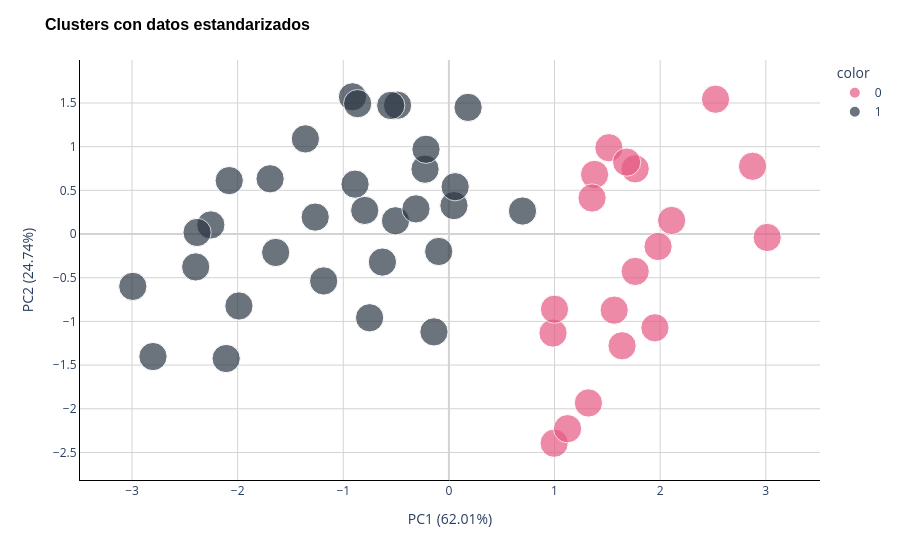

Notebook code cell kept with this figure:
### Code cell
figure = px.scatter(
    pca_scaled,
    x=pca_scaled.columns[0],
    y=pca_scaled.columns[1],
    color=y_scaled.astype(str),
    color_discrete_map={'0': '#E65983', '1': '#2D3846'},
    size=[1] * pca.shape[0],
)
figure.update_layout(
    title='Clusters con datos estandarizados',
    title_font=dict(size=16, family='Arial', color='black', weight='bold'),
    xaxis_title=pca_scaled.columns[0],
    yaxis_title=pca_scaled.columns[1],
    plot_bgcolor='white',
    yaxis=dict(showgrid=True, gridcolor='LightGray', showline=True, linecolor='Black', zeroline=True, zerolinecolor='LightGray'),
    xaxis=dict(showgrid=True, gridcolor='LightGray', showline=True, linecolor='Black', zeroline=True, zerolinecolor='LightGray'),
)
figure.show()

### Figure 1 — Plotly figure (JSON) as saved in the notebook; plotly's stock layout.template omitted (floating-point values rounded to 4 significant figures)
{"data": [{"hovertemplate": "color=0<br>PC1 (62.01%)=%{x}<br>PC2 (24.74%)=%{y}<br>size=%{marker.size}<extra></extra>", "legendgroup": "0", "marker": {"color": "#E65983", "size": [1, 1, 1, 1, 1, 1, 1, 1, 1, 1, 1, 1, 1, 1, 1, 1, 1, 1, 1], "sizemode": "area", "sizeref": 0.0025, "symbol": "circle"}, "mode": "markers", "name": "0", "orientation": "v", "showlegend": true, "type": "scatter", "x": [0.9856, 1.95, 1.763, 2.524, 1.515, 3.013, 1.639, 1.379, 1.565, 1.763, 2.108, 0.9965, 2.874, 1.98, 1.683, 1.123, 1.321, 0.9997, 1.355], "xaxis": "x", "y": [-1.133, -1.073, 0.746, 1.543, 0.9876, -0.03923, -1.279, 0.6818, -0.8711, -0.4277, 0.1554, -2.394, 0.7756, -0.1428, 0.8232, -2.228, -1.933, -0.8603, 0.4125], "yaxis": "y"}, {"hovertemplate": "color=1<br>PC1 (62.01%)=%{x}<br>PC2 (24.74%)=%{y}<br>size=%{marker.size}<extra></extra>", "legendgroup": "1", "marker": {"color": "#2D3846", "size": [1, 1, 1, 1, 1, 1, 1, 1, 1, 1, 1, 1, 1, 1, 1, 1, 1, 1, 1, 1, 1, 1, 1, 1, 1, 1, 1, 1, 1, 1, 1], "sizemode": "area", "sizeref": 0.0025, "symbol": "circle"}, "mode": "markers", "name": "1", "orientation": "v", "showlegend": true, "type": "scatter", "x": [-0.1414, -1.359, 0.04771, -0.9127, -1.64, -0.5055, -2.254, -0.7969, -0.7509, -2.397, -0.4862, -1.693, 0.6968, -1.185, -1.266, -2.384, 0.1816, -2.992, -0.226, -0.3118, 0.05912, -0.8884, -0.8638, -1.988, -0.5506, -2.801, -0.09633, -0.2169, -2.109, -2.08, -0.6294], "xaxis": "x", "y": [-1.12, 1.089, 0.3254, 1.57, -0.211, 0.1516, 0.1041, 0.2702, -0.9584, -0.3764, 1.474, 0.6323, 0.2634, -0.5369, 0.194, 0.01808, 1.45, -0.5991, 0.7422, 0.2879, 0.5414, 0.5711, 1.492, -0.8233, 1.472, -1.402, -0.1997, 0.9701, -1.425, 0.6113, -0.321], "yaxis": "y"}], "layout": {"legend": {"itemsizing": "constant", "title": {"text": "color"}, "tracegroupgap": 0}, "margin": {"t": 60}, "plot_bgcolor": "white", "title": {"font": {"color": "black", "family": "Arial", "size": 16, "weight": "bold"}, "text": "Clusters con datos estandarizados"}, "xaxis": {"anchor": "y", "domain": [0, 1], "gridcolor": "LightGray", "linecolor": "Black", "showgrid": true, "showline": true, "title": {"text": "PC1 (62.01%)"}, "zeroline": true, "zerolinecolor": "LightGray"}, "yaxis": {"anchor": "x", "domain": [0, 1], "gridcolor": "LightGray", "linecolor": "Black", "showgrid": true, "showline": true, "title": {"text": "PC2 (24.74%)"}, "zeroline": true, "zerolinecolor": "LightGray"}}}
